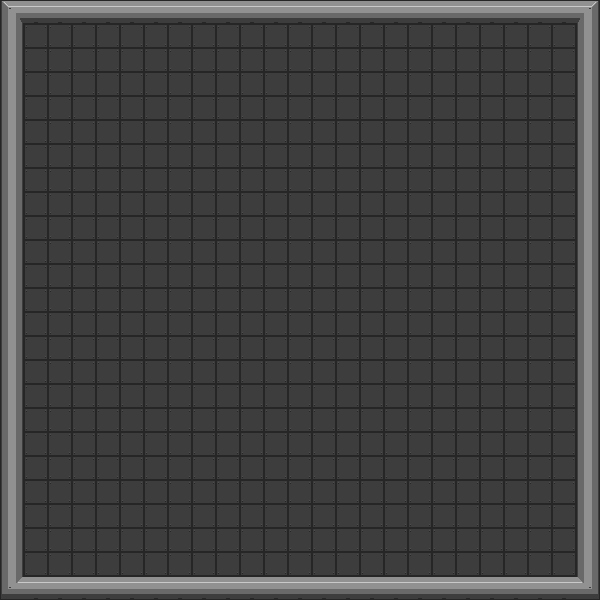

This game map was drawn from its Tiled (.tmx) file and the tilesets committed beside it. A one-line description and the full map source follow:
An orthogonal 25x25 tile map with 24x24 px tiles, 1 tile layer (Tile Layer 1).

<map version="1.0" orientation="orthogonal" renderorder="right-down" width="25" height="25" tilewidth="24" tileheight="24" nextobjectid="1">
 <tileset firstgid="1" name="oryx_16bit_scifi_world" tilewidth="24" tileheight="24" tilecount="1435" columns="35">
  <image source="oryx_16bit_scifi_world_trans.png" width="840" height="984" />
 </tileset>
 <layer name="Tile Layer 1" width="25" height="25">
  <data encoding="csv">
14,9,9,9,9,9,9,9,9,9,9,9,9,9,9,9,9,9,9,9,9,9,9,9,15,
12,1,1,1,1,1,1,1,1,1,1,1,1,1,1,1,1,1,1,1,1,1,1,1,12,
12,1,1,1,1,1,1,1,1,1,1,1,1,1,1,1,1,1,1,1,1,1,1,1,12,
12,1,1,1,1,1,1,1,1,1,1,1,1,1,1,1,1,1,1,1,1,1,1,1,12,
12,1,1,1,1,1,1,1,1,1,1,1,1,1,1,1,1,1,1,1,1,1,1,1,12,
12,1,1,1,1,1,1,1,1,1,1,1,1,1,1,1,1,1,1,1,1,1,1,1,12,
12,1,1,1,1,1,1,1,1,1,1,1,1,1,1,1,1,1,1,1,1,1,1,1,12,
12,1,1,1,1,1,1,1,1,1,1,1,1,1,1,1,1,1,1,1,1,1,1,1,12,
12,1,1,1,1,1,1,1,1,1,1,1,1,1,1,1,1,1,1,1,1,1,1,1,12,
12,1,1,1,1,1,1,1,1,1,1,1,1,1,1,1,1,1,1,1,1,1,1,1,12,
12,1,1,1,1,1,1,1,1,1,1,1,1,1,1,1,1,1,1,1,1,1,1,1,12,
12,1,1,1,1,1,1,1,1,1,1,1,1,1,1,1,1,1,1,1,1,1,1,1,12,
12,1,1,1,1,1,1,1,1,1,1,1,1,1,1,1,1,1,1,1,1,1,1,1,12,
12,1,1,1,1,1,1,1,1,1,1,1,1,1,1,1,1,1,1,1,1,1,1,1,12,
12,1,1,1,1,1,1,1,1,1,1,1,1,1,1,1,1,1,1,1,1,1,1,1,12,
12,1,1,1,1,1,1,1,1,1,1,1,1,1,1,1,1,1,1,1,1,1,1,1,12,
12,1,1,1,1,1,1,1,1,1,1,1,1,1,1,1,1,1,1,1,1,1,1,1,12,
12,1,1,1,1,1,1,1,1,1,1,1,1,1,1,1,1,1,1,1,1,1,1,1,12,
12,1,1,1,1,1,1,1,1,1,1,1,1,1,1,1,1,1,1,1,1,1,1,1,12,
12,1,1,1,1,1,1,1,1,1,1,1,1,1,1,1,1,1,1,1,1,1,1,1,12,
12,1,1,1,1,1,1,1,1,1,1,1,1,1,1,1,1,1,1,1,1,1,1,1,12,
12,1,1,1,1,1,1,1,1,1,1,1,1,1,1,1,1,1,1,1,1,1,1,1,12,
12,1,1,1,1,1,1,1,1,1,1,1,1,1,1,1,1,1,1,1,1,1,1,1,12,
12,1,1,1,1,1,1,1,1,1,1,1,1,1,1,1,1,1,1,1,1,1,1,1,12,
16,9,9,9,9,9,9,9,9,9,9,9,9,9,9,9,9,9,9,9,9,9,9,9,17
</data>
 </layer>
</map>
